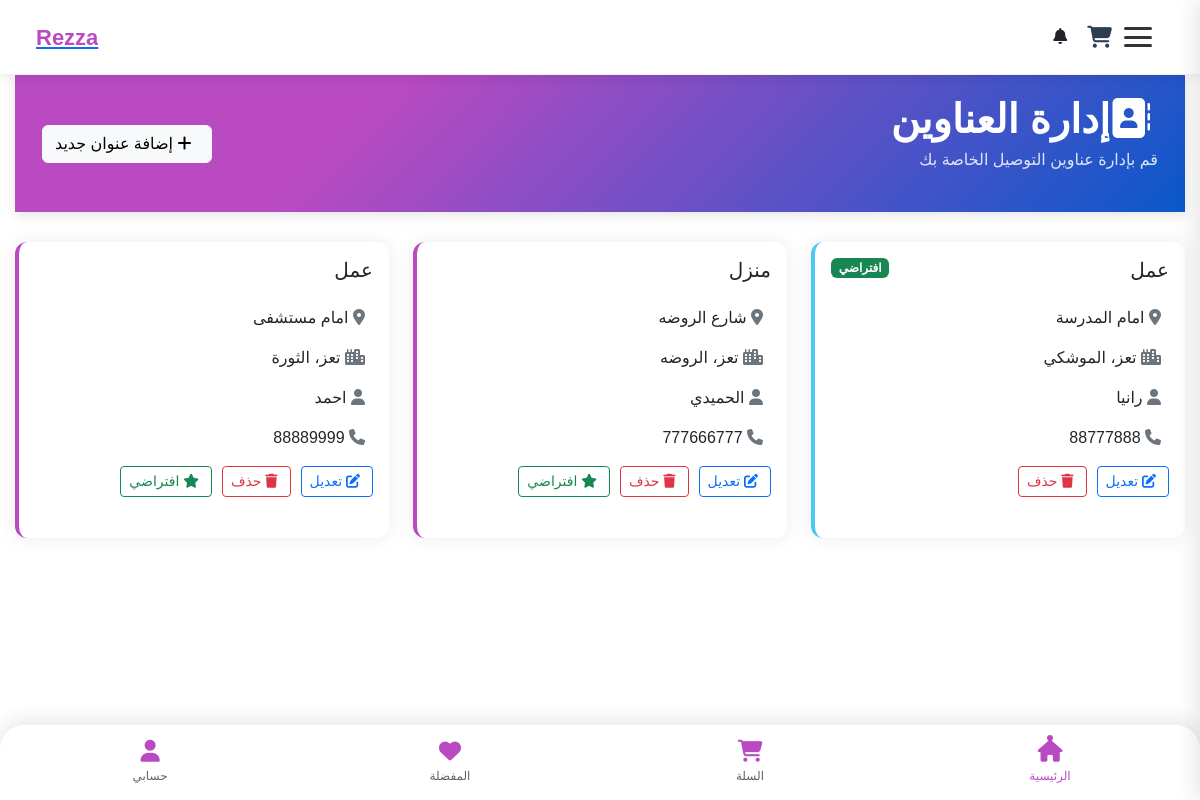
The page /manage_addresses (signed in) on the database as committed earlier.
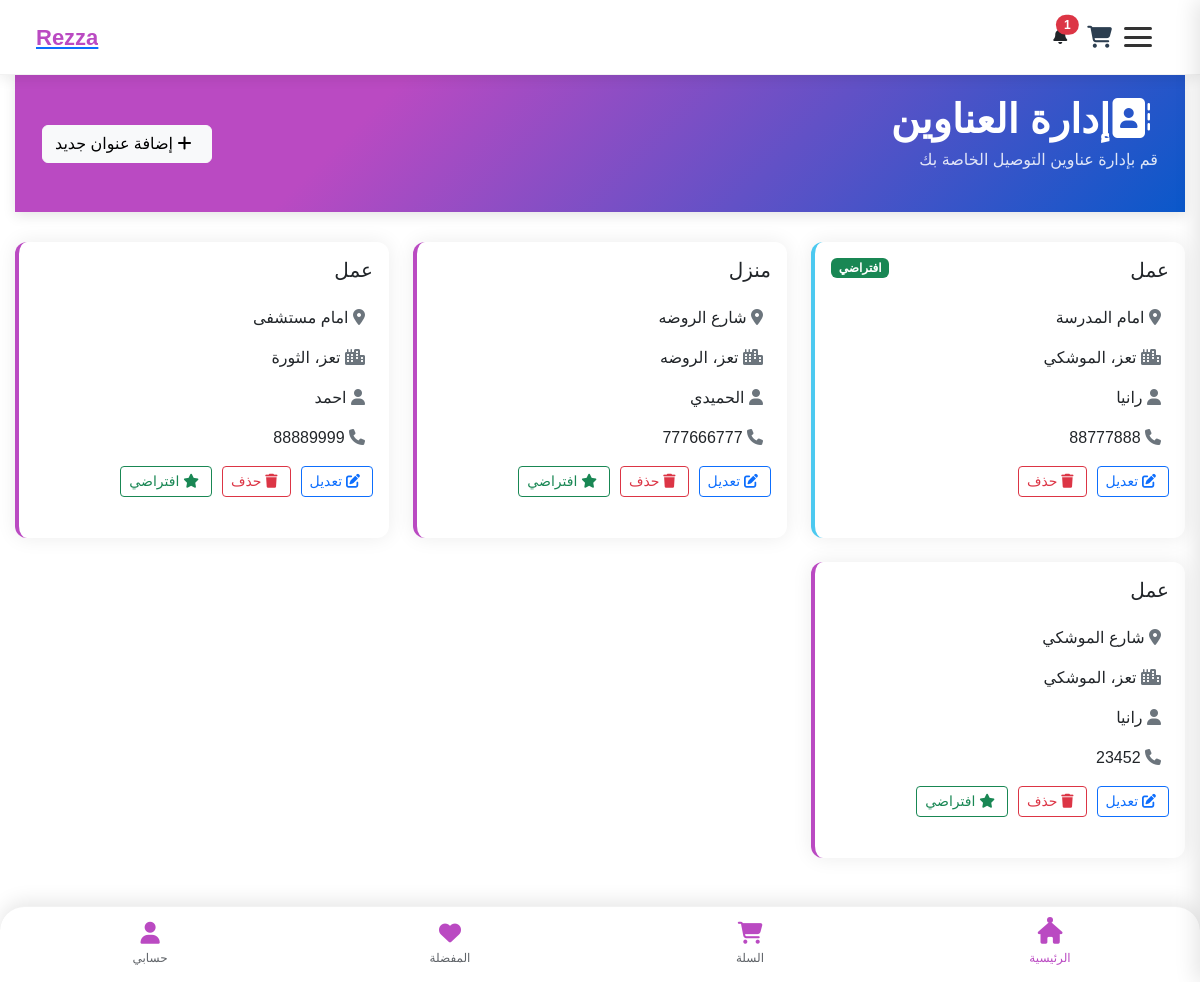
The same page on the database as committed later.
### tables this page shows
CREATE TABLE cust_addresses (
    id INTEGER PRIMARY KEY AUTOINCREMENT,
    user_id INTEGER NOT NULL,
    address_type TEXT,                -- نوع العنوان (مثل: 'المنزل', 'العمل', 'أخرى')
    recipient_name TEXT,              -- اسم المستلم لهذا العنوان
    recipient_phone TEXT NOT NULL,    -- رقم هاتف المستلم (مطلوب)
    city TEXT NOT NULL,               -- المدينة (مطلوب)
    region TEXT,                      -- المنطقة أو الحي
    full_address_description TEXT NOT NULL, -- الوصف التفصيلي للعنوان (مطلوب)
    latitude REAL,                    -- إحداثيات خط العرض (اختياري، للخرائط)
    longitude REAL,                   -- إحداثيات خط الطول (اختياري، للخرائط)
    is_default INTEGER DEFAULT 0,     -- 1 إذا كان العنوان افتراضيًا، 0 خلاف ذلك
    created_at TIMESTAMP DEFAULT CURRENT_TIMESTAMP, -- وقت إنشاء السجل
    updated_at TIMESTAMP DEFAULT CURRENT_TIMESTAMP, -- وقت آخر تحديث للسجل

    FOREIGN KEY (user_id) REFERENCES users(id) ON DELETE CASCADE
    -- هذا السطر يفترض وجود جدول 'users' وأن عمود المعرف فيه اسمه 'id'.
    -- ON DELETE CASCADE يعني إذا تم حذف المستخدم، تُحذف جميع عناوينه تلقائياً.
);

### user_routes.py (the view)
@user_bp.route('/manage_addresses')
@login_required
def manage_addresses():
    user_id = request.cookies.get('user_auth')
    if not user_id:
        flash("يجب تسجيل الدخول لإدارة العناوين.", "danger")
        return redirect(url_for('user.login'))
    from order_routes import get_user_addresses_and_default
    _, all_addresses = get_user_addresses_and_default(int(user_id))
    return render_template('manage_addresses_user.html', addresses=all_addresses)

### app.py (called while the page is built)
def get_db_connection():
    conn = sqlite3.connect('database/Eshop.db') # أو sqlite3.connect(app.config['DATABASE'])
    conn.row_factory = sqlite3.Row
    return conn

@app.context_processor
def inject_categories():
    conn = get_db_connection()
    cursor = conn.cursor()
    try:
        cursor.execute("""
            SELECT id, name, parent_id, image
            FROM category
            WHERE parent_id IS NULL
            ORDER BY name
        """)
        main_categories = cursor.fetchall()
        cursor.execute("SELECT id, name, parent_id, image FROM category ORDER BY name")
        all_categories = cursor.fetchall()
        return {
            'main_categories': main_categories,
            'all_categories': all_categories
        }
    finally:
        conn.close()

@app.context_processor
def inject_sellers():
    conn = get_db_connection()
    sellers = conn.execute('SELECT id, store_name FROM sellers').fetchall()
    conn.close()
    return dict(sellers=sellers)

### order_routes.py (called while the page is built)
def get_db_connection():
    conn = sqlite3.connect('database/Eshop.db')
    conn.row_factory = sqlite3.Row
    return conn

### templates/manage_addresses_user.html (shortened to what the changed rows need)
{% include 'header_shop.html' %}
    <header class="header">
        <div class="container">
            <div class="d-flex justify-content-between align-items-center">
                <div>
                    <h1 class="page-title"><i class="fas fa-address-book me-2"></i>إدارة العناوين</h1>
                </div>
            </div>
        </div>
    </header>
        {% if not addresses %}
            <div class="empty-state">
                <i class="fas fa-map-marker-alt"></i>
                <h3>لا توجد عناوين مسجلة بعد</h3>
                <p class="text-muted">لم تقم بإضافة أي عناوين لتوصيل الطلبات بعد</p>
                <a href="{{ url_for('order.add_address_page') }}" class="btn btn-primary mt-3">
                    <i class="fas fa-plus me-2"></i> إضافة عنوان جديد
                </a>
            </div>
        {% else %}
            <div class="row">
                {% for address in addresses %}
                <div class="col-md-6 col-lg-4 mb-4">
                    <div class="card address-card {% if address.is_default == 1 %}default-address{% endif %} h-100">
                        <div class="card-body">
                            <div class="d-flex justify-content-between align-items-start mb-3">
                                <h5 class="card-title">{{ address.address_type }}</h5>
                                {% if address.is_default == 1 %}
                                    <span class="badge badge-default bg-success">افتراضي</span>
                                {% endif %}
                            </div>
                            <div class="address-details mb-3">
                                <p class="card-text">
                                    <i class="fas fa-map-marker-alt text-secondary me-2"></i>
                                    {{ address.full_address_description }}
                                </p>
                                <p class="card-text">
                                    <i class="fas fa-city text-secondary me-2"></i>
                                    {{ address.city }}، {{ address.region }}
                                </p>
                                <p class="card-text">
                                    <i class="fas fa-user text-secondary me-2"></i>
                                    {{ address.recipient_name }}
                                </p>
                                <p class="card-text">
                                    <i class="fas fa-phone text-secondary me-2"></i>
                                    {{ address.recipient_phone }}
                                </p>
                            </div>
                            <div class="action-buttons">
                                <a href="{{ url_for('order.edit_address_page', address_id=address.id) }}" class="btn btn-outline-primary btn-sm">
                                    <i class="fas fa-edit me-1"></i> تعديل
                                </a>
                                <form action="{{ url_for('order.delete_address', address_id=address.id) }}" method="post" onsubmit="return confirm('هل أنت متأكد من حذف هذا العنوان؟');">
                                    <button type="submit" class="btn btn-outline-danger btn-sm">
                                        <i class="fas fa-trash me-1"></i> حذف
                                    </button>
                                </form>
                                {% if address.is_default != 1 %}
                                    <a href="{{ url_for('order.set_default_address', address_id=address.id) }}" class="btn btn-outline-success btn-sm">
                                        <i class="fas fa-star me-1"></i> افتراضي
                                    </a>
                                {% endif %}
                            </div>
                        </div>
                    </div>
                </div>
                {% endfor %}
            </div>
        {% endif %}
{% include 'footer.html' %}

Rows that differ between the two databases and show on the page:
added cust_addresses: address_type "عمل", full_address_description "شارع الموشكي", city "تعز", region "الموشكي", recipient_name "رانيا", recipient_phone "23452"
Other text that changed with them:
{{ unread_notifications_count }}: (not shown) → "1"
